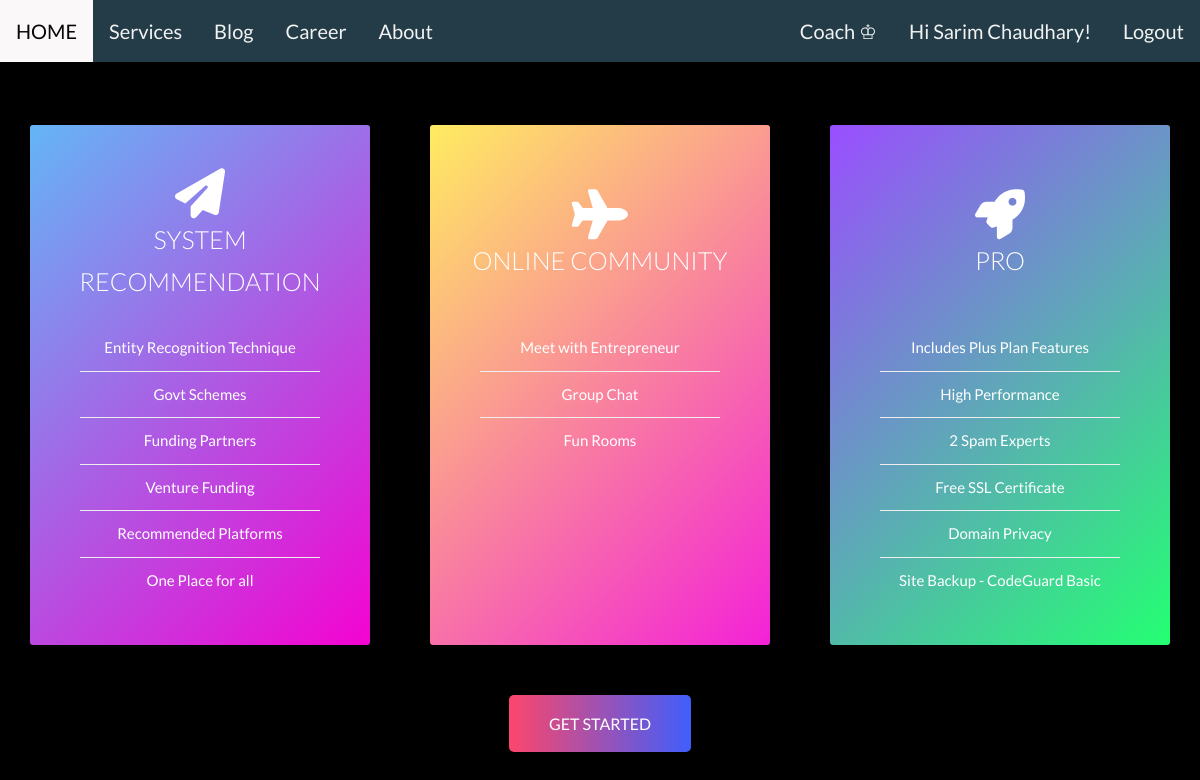
/services (signed in), run on an earlier commit of the app's database.
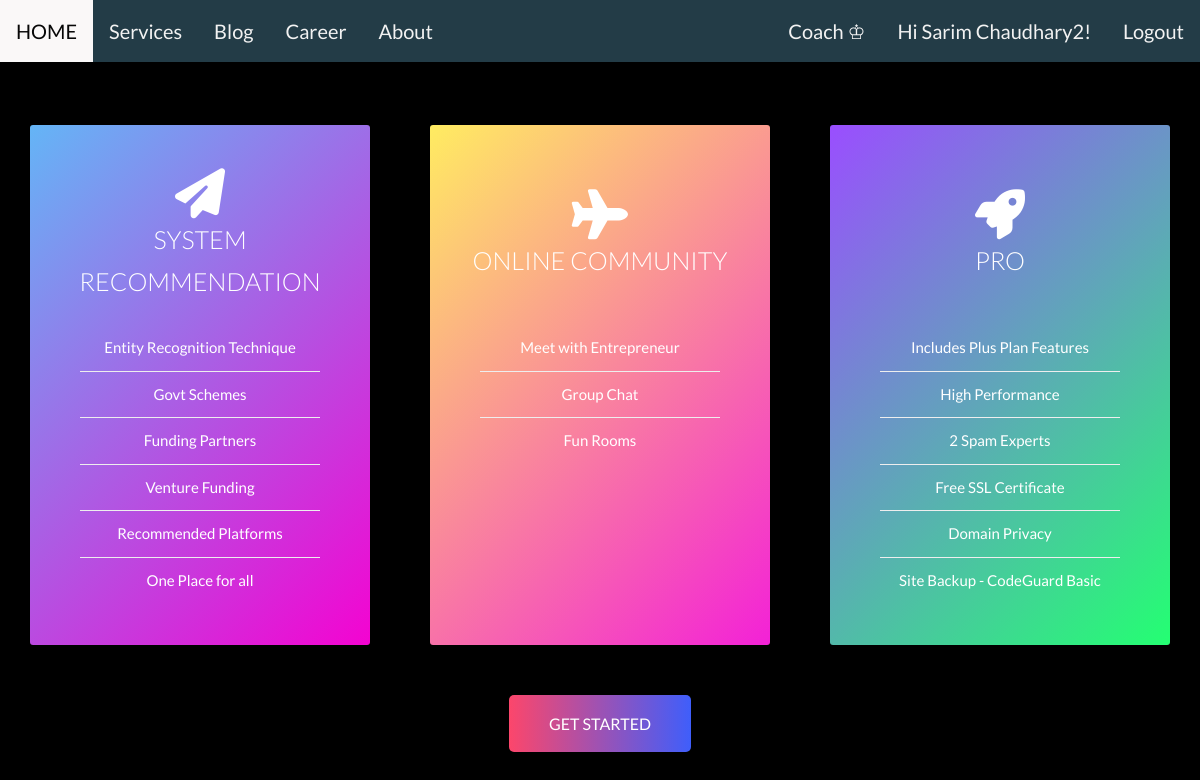
And on a later commit of the database.
### app.py (models this page shows, shortened)
class User(db.Model, UserMixin):
    __tablename__ = "user"
    id = db.Column(db.Integer, primary_key=True)
    username = db.Column(db.String(100), nullable=False)
    email = db.Column(db.String(100), nullable=False)
    verified_email = db.Column(db.String(100), nullable=False)
    name = db.Column(db.String(100), nullable=False)
    picture = db.Column(db.String(100), nullable=False)
    locale = db.Column(db.String(50), nullable=False)
    coach = db.relationship('Coach', backref='users', lazy=True)

### app.py (the view)
@app.route('/services')
@login_required
def services():
    return render_template('services.html')

### app.py (called while the page is built)
@login_manager.user_loader
def load_user(user_id):
    return User.query.get(user_id)

### templates/services.html (shortened to what the changed rows need)
<!DOCTYPE html>
<html lang="en">
  <head>
    <link
      rel="stylesheet"
      href="{{ url_for('static', filename='/css/services.css') }}"
    />
    <link
      rel="stylesheet"
      href="{{ url_for('static', filename='/css/style.css') }}"
    />
  </head>
  <body>
    <div class="topnav">
      <div class="navelements">
        <div class="topnav-right">
          {% if current_user.is_authenticated %} {% if allowed_to_coach%}
          <a href="{{url_for('becomecoach')}}">Become Coach</a>
          {%else%}
          <a>Coach &#9812;</a>
          {%endif%}
          <a href="{{ url_for('profile') }}"
            >Hi {{ current_user.name }}!&Tab;</a
          >
          <a href="{{url_for('logout')}}">Logout</a>
          {%else%}
          <a href="{{ url_for('google_login') }}">LogIn/SignUp</a>
          {% endif %}
        </div>
      </div>
    </div>
    <section style="position:static;  " class="section-plans" id="section-plans" style="z-index: 9999;">
      <div class="u-center-text u-margin-bottom-big">
        <h2 class="heading-secondary">&nbsp;</h2>
      </div>
    </section>
  </body>
</html>

What changed in the data, as far as the page shows it:
changed User: name "Sarim Chaudhary" → "Sarim Chaudhary2"
